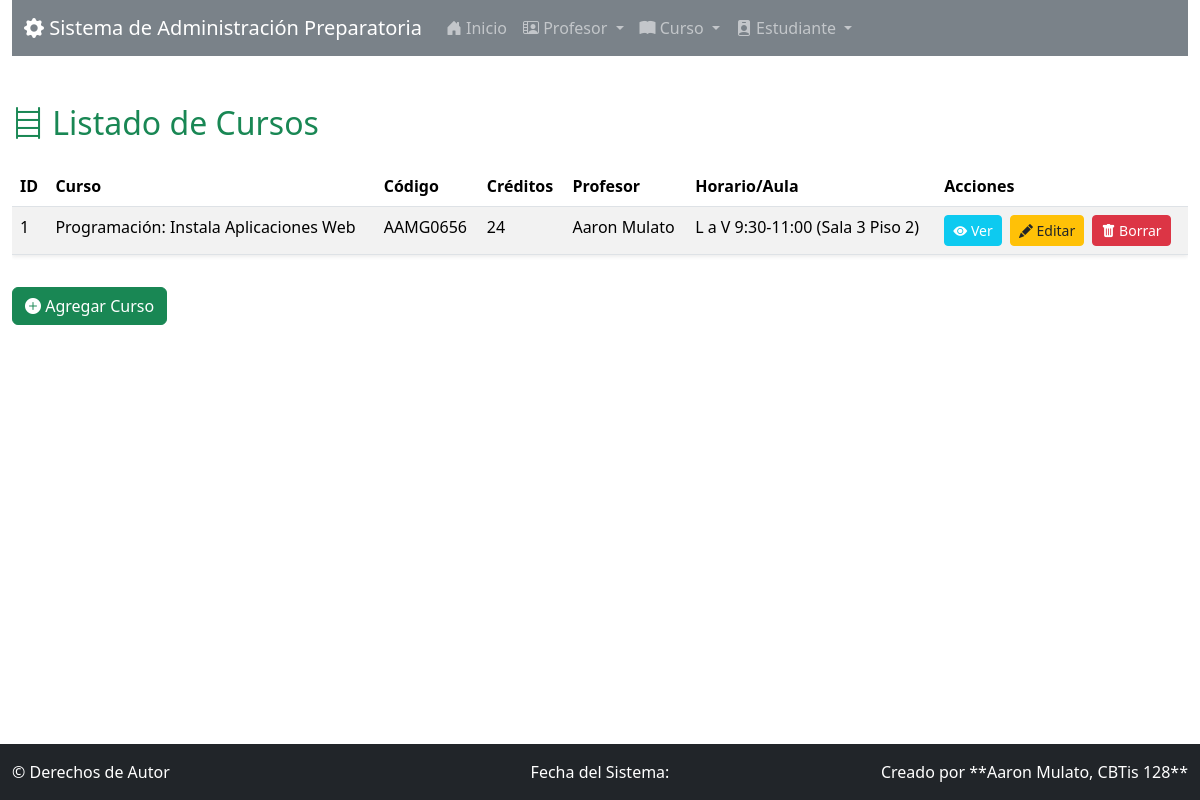
The page /curso/ on the database as committed earlier.
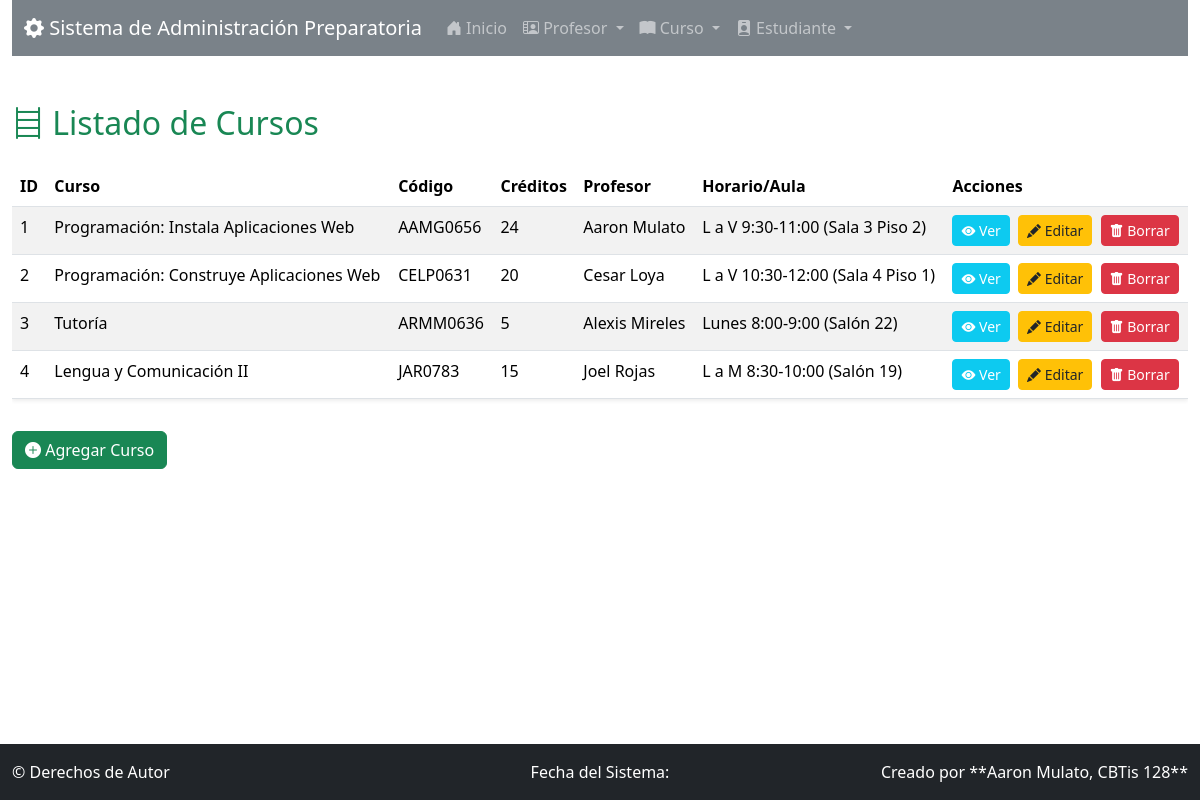
The same page on the database as committed later.
### app_Preparatoria/models.py (models this page shows, shortened)
class Curso(models.Model):
    nombre_curso = models.CharField(max_length=50)
    codigo = models.CharField(max_length=10)
    descripcion = models.TextField(max_length=100)
    creditos = models.PositiveIntegerField()
    horario = models.CharField(max_length=50)
    aula = models.CharField(max_length=20)
    profesor = models.ForeignKey(Profesor, related_name="cursos", on_delete=models.CASCADE)

class Profesor(models.Model):
    nombre_profesor = models.CharField(max_length=50, unique=True)
    apellido_profesor = models.CharField(max_length=50, unique=True)
    correo_profesor = models.EmailField(max_length=100)
    telefono = models.CharField(max_length=15)
    especialidad = models.CharField(max_length=50, default="")
    fecha_contratacion = models.DateField(auto_now_add=True)
    activo = models.BooleanField(default=True)

### app_Preparatoria/views.py (the view)
# urls.py: path('curso/', views.inicio_curso, name='ver_curso'),
def inicio_curso(request):
    cursos = Curso.objects.all().select_related('profesor')
    context = {'cursos': cursos}
    return render(request, 'curso/ver_curso.html', context)

### app_Preparatoria/templates/curso/ver_curso.html
{% extends 'base.html' %}
{% block content %}
<h2 class="mb-4 text-success"><i class="bi bi-bookshelf"></i> Listado de Cursos</h2>
<div class="table-responsive">
    <table class="table table-striped table-hover shadow-sm">
        <thead class="bg-dark text-white">
            <tr>
                <th>ID</th>
                <th>Curso</th>
                <th>Código</th>
                <th>Créditos</th>
                <th>Profesor</th>
                <th>Horario/Aula</th>
                <th>Acciones</th>
            </tr>
        </thead>
        <tbody>
            {% for curso in cursos %}
            <tr>
                <td>{{ curso.id }}</td>
                <td>{{ curso.nombre_curso }}</td>
                <td>{{ curso.codigo }}</td>
                <td>{{ curso.creditos }}</td>
                <td>{{ curso.profesor.nombre_profesor }} {{ curso.profesor.apellido_profesor }}</td>
                <td>{{ curso.horario }} ({{ curso.aula }})</td>
                <td>
                    <a href="{% url 'ver_detalle_curso' curso.id %}" class="btn btn-sm btn-info text-white me-1"><i class="bi bi-eye-fill"></i> Ver</a>
                    <a href="{% url 'actualizar_curso' curso.id %}" class="btn btn-sm btn-warning text-dark me-1"><i class="bi bi-pencil-fill"></i> Editar</a>
                    <a href="{% url 'borrar_curso' curso.id %}" class="btn btn-sm btn-danger"><i class="bi bi-trash-fill"></i> Borrar</a>
                </td>
            </tr>
            {% empty %}
            <tr>
                <td colspan="7" class="text-center">No hay cursos registrados.</td>
            </tr>
            {% endfor %}
        </tbody>
    </table>
</div>
<div class="mt-3">
    <a href="{% url 'agregar_curso' %}" class="btn btn-success"><i class="bi bi-plus-circle-fill"></i> Agregar Curso</a>
</div>
{% endblock %}

### app_Preparatoria/templates/base.html (shortened to what this page needs)
<!doctype html>
<html lang="es">
<head>
    <link href="https://cdn.jsdelivr.net/npm/bootstrap@5.3.3/dist/css/bootstrap.min.css" rel="stylesheet">
    <link rel="stylesheet" href="https://cdn.jsdelivr.net/npm/bootstrap-icons@1.11.3/font/bootstrap-icons.min.css">
</head>
<body>
    <div class="container-fluid">
        {% include 'navbar.html' %}
        <main class="py-4">
            {% block content %}
            {% endblock %}
        </main>
    </div>
    {% include 'footer.html' %}
</body>
</html>

### app_Preparatoria/templates/navbar.html (shortened to what this page needs)
<nav class="navbar navbar-expand-lg navbar-dark bg-secondary mb-4" style="--bs-bg-opacity: .9;">
    <div class="container-fluid">
        <a class="navbar-brand" href="{% url 'inicio_sistema' %}">
            <i class="bi bi-gear-fill"></i> Sistema de Administración Preparatoria
        </a>
        <div class="collapse navbar-collapse" id="navbarNavDropdown">
            <ul class="navbar-nav me-auto">
                <li class="nav-item">
                    <a class="nav-link" href="{% url 'inicio_sistema' %}"><i class="bi bi-house-door-fill"></i> Inicio</a>
                </li>
                <li class="nav-item dropdown">
                    <a class="nav-link dropdown-toggle" href="#" id="profesorDropdown" role="button" data-bs-toggle="dropdown" aria-expanded="false">
                        <i class="bi bi-person-video2"></i> Profesor
                    </a>
                </li>
                <li class="nav-item dropdown">
                    <a class="nav-link dropdown-toggle" href="#" id="cursoDropdown" role="button" data-bs-toggle="dropdown" aria-expanded="false">
                        <i class="bi bi-book-fill"></i> Curso
                    </a>
                </li>
                <li class="nav-item dropdown">
                    <a class="nav-link dropdown-toggle" href="#" id="estudianteDropdown" role="button" data-bs-toggle="dropdown" aria-expanded="false">
                        <i class="bi bi-person-badge-fill"></i> Estudiante
                    </a>
                </li>
            </ul>
        </div>
    </div>
</nav>

### app_Preparatoria/templates/footer.html
<footer class="footer-fixed bg-dark text-white py-3">
    <div class="container-fluid">
        <div class="row">
            <div class="col-md-4 text-start">
                &copy; Derechos de Autor {{ "now"|date:"Y" }}
            </div>
            <div class="col-md-4 text-center">
                Fecha del Sistema: {{ "now"|date:"d/m/Y H:i" }}
            </div>
            <div class="col-md-4 text-end">
                Creado por **Aaron Mulato, CBTis 128**
            </div>
        </div>
    </div>
</footer>

### app_Preparatoria/templates/base.html (style rules this page uses)
:root { --bs-primary: #6c757d; --bs-secondary: #e9ecef; --bs-success: #20c997; --bs-info: #6610f2; }
.footer-fixed { position: fixed; left: 0; bottom: 0; width: 100%; text-align: center; }
body { padding-bottom: 60px; }

Rows that differ between the two databases and show on the page:
added Curso: id "2", nombre_curso "Programación: Construye Aplicaciones Web", codigo "CELP0631", creditos "20", profesor.nombre_profesor "Cesar", profesor.apellido_profesor "Loya", horario "L a V 10:30-12:00", aula "Sala 4 Piso 1"
added Curso: id "3", nombre_curso "Tutoría", codigo "ARMM0636", creditos "5", profesor.nombre_profesor "Alexis", profesor.apellido_profesor "Mireles", horario "Lunes 8:00-9:00", aula "Salón 22"
added Curso: id "4", nombre_curso "Lengua y Comunicación II", codigo "JAR0783", creditos "15", profesor.nombre_profesor "Joel", profesor.apellido_profesor "Rojas", horario "L a M 8:30-10:00", aula "Salón 19"
